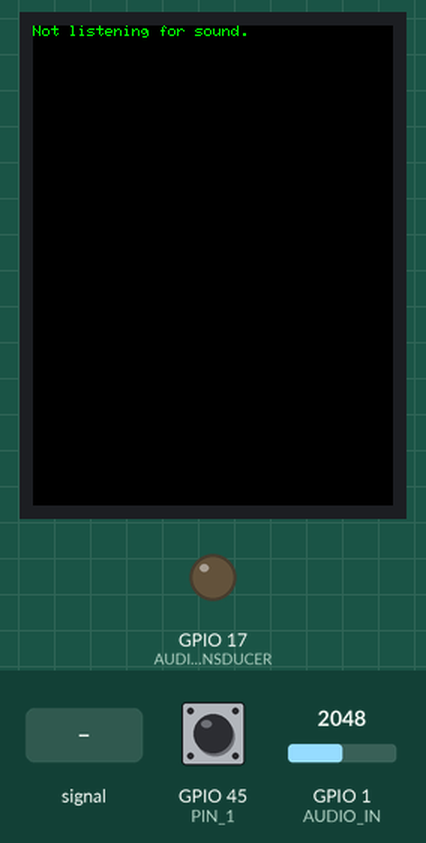
This sketch was run on a simulated ESP32. Shown: 240×320 colour display, output pins drawn as LEDs (lit = HIGH). The test bench sets the inputs (shaded band); at power-on: GPIO 45 (PIN_1) HIGH, GPIO 1 (AUDIO_IN) = 2048 (analog values on the 0–4095 scale). WiFi joins after 1.5 s; servers stay silent unless stated; uploads are accepted with an empty reply; what the sketch prints to the serial monitor is not drawn.

Above: at 5.5 s.
5.6 s: GPIO 45 (PIN_1) pulled LOW for 0.15 s
At 6.9 s:
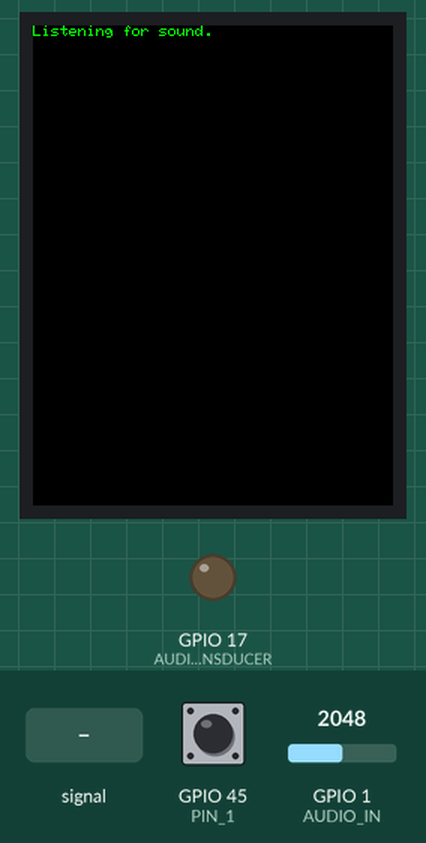
8.7 s: GPIO 1 (AUDIO_IN) fed a 200 Hz sine of ±1023 counts around its level
11.7 s: GPIO 45 (PIN_1) pulled LOW for 3.2 s
At 15.2 s:
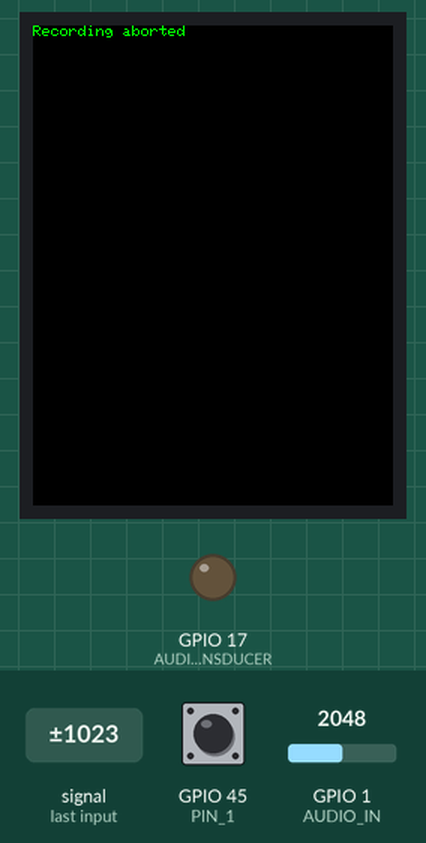
17.0 s: GPIO 1 (AUDIO_IN) set to 2866
At 19.1 s:
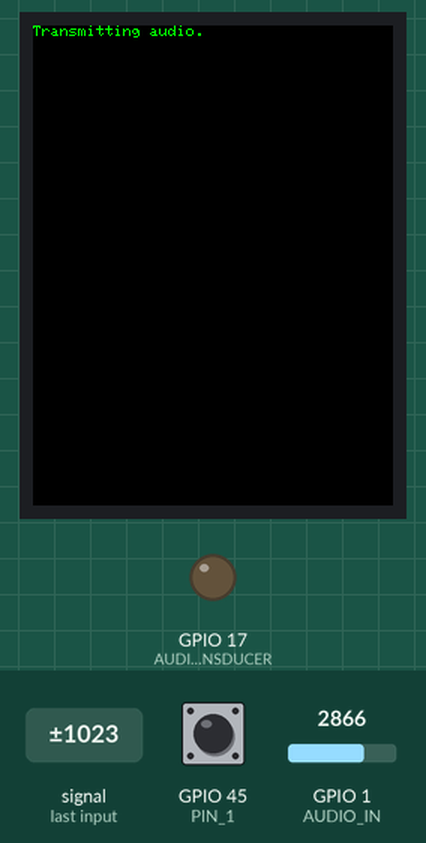
Timing chart, 0 to 20.5 s (numbered marks = the images above; inputs shaded):
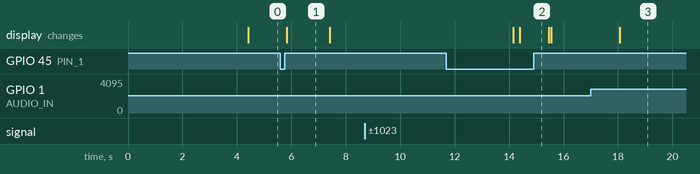

The sketch:

chassis_audio.ino
```cpp
#include <SPI.h>
#include <TFT_eSPI.h>
#include <WiFiClientSecure.h>
//WiFiClientSecure is a big library. It can take a bit of time to do that first compile

TFT_eSPI tft = TFT_eSPI();

// const int DELAY = 1000;
const int SAMPLE_FREQ = 8000;                          // Hz, telephone sample rate
const int SAMPLE_DURATION = 5;       //WAS ORIGINALLY 5                 // duration of fixed sampling (seconds)
const int NUM_SAMPLES = SAMPLE_FREQ * SAMPLE_DURATION;  // number of samples
const int ENC_LEN = (NUM_SAMPLES + 2 - ((NUM_SAMPLES + 2) % 3)) / 3 * 4;  // Encoded length of clip

float time_between_samples = 1000000 / SAMPLE_FREQ; //micros

const uint16_t RESPONSE_TIMEOUT = 6000;
// const uint16_t OUT_BUFFER_SIZE = 1000; //size of buffer to hold HTTP response
const uint16_t OUT_BUFFER_SIZE = 50000; //size of buffer to hold HTTP response


char* response; //char array buffer to hold HTTP response
// char response[OUT_BUFFER_SIZE]; //char array buffer to hold HTTP response

/* CONSTANTS */
//Prefix to POST request:
const char PREFIX[] = "{\"encoding\": \"";
const char SUFFIX[] = "\"}"; //suffix to POST request
const int AUDIO_IN = 1; //pin where microphone is connected

const uint8_t PIN_1 = 45; //button to toggle listening mode

/* Global variables*/
uint32_t time_since_sample;      // used for microsecond timing

// const char audio_file[100] = {111,234,2,}
// char* speech_data;
char speech_data[ENC_LEN + 200] = {0}; //global used for collecting speech data
const char* NETWORK     = "EECS_Labs";     // your network SSID (name of wifi network)
// const char* NETWORK     = "MIT";     // your network SSID (name of wifi network)
const char* PASSWORD = ""; // your network password
// const char*  SERVER = "speech.google.com";  // Server URL
const char*  SERVER = "608dev-2.net";  // Server URL

// WiFiClientSecure client; //global WiFiClient Secure object
WiFiClient client; //global WiFiClient Secure object

bool listening = false;

bool blackout = true;

enum press {DOWN, UP};
press state_45 = UP;

bool quit = false;

const uint8_t BUTTON_45 = 45;

int old = 0;
int older = 0;

bool loud = false;

uint32_t timer = millis();
uint32_t loud_timer = millis();
uint32_t check_timer = millis();

int threshold = 3000;

// uint8_t AUDIO_TRANSDUCER = 18; //DAC speaker
uint8_t AUDIO_TRANSDUCER = 17; //DAC speaker
// uint8_t AUDIO_TRANSDUCER = 37; //speaker
// uint8_t AUDIO_TRANSDUCER = 14; //buzzer
uint8_t AUDIO_PWM = 1;

void setup() {
  Serial.begin(115200);               // Set up serial port
  tft.init();  //init screen
  tft.setRotation(2); //adjust rotation
  tft.setTextSize(1); //default font size
  tft.fillScreen(TFT_BLACK); //fill background
  tft.setTextColor(TFT_GREEN, TFT_BLACK); //set color of font to green foreground, black background
  analogReadResolution(12);       // initialize the analog resolution

  delay(100); //wait a bit (100 ms)
  pinMode(PIN_1, INPUT_PULLUP);

  WiFi.begin(NETWORK, PASSWORD); //attempt to connect to wifi
  uint8_t count = 0; //count used for Wifi check times
  Serial.print("Attempting to connect to ");
  Serial.println(NETWORK);
  while (WiFi.status() != WL_CONNECTED && count < 12) {
    delay(500);
    Serial.print(".");
    count++;
  }
  delay(2000);
  if (WiFi.isConnected()) { //if we connected then print our IP, Mac, and SSID we're on
    Serial.println("CONNECTED!");
    Serial.printf("%d:%d:%d:%d (%s) (%s)\n", WiFi.localIP()[3], WiFi.localIP()[2],
                  WiFi.localIP()[1], WiFi.localIP()[0],
                  WiFi.macAddress().c_str() , WiFi.SSID().c_str());
    delay(500);
  } else { //if we failed to connect just Try again.
    Serial.println("Failed to Connect :/  Going to restart");
    Serial.println(WiFi.status());
    ESP.restart(); // restart the ESP (proper way)
  }

  check_timer = millis();


  pinMode(AUDIO_TRANSDUCER, OUTPUT);
   //set up AUDIO_PWM which we will control in this lab for music:
  ledcSetup(AUDIO_PWM, 200, 12);//12 bits of PWM precision
  ledcWrite(AUDIO_PWM, 0); //0 is a 0% duty cycle for the NFET
  ledcAttachPin(AUDIO_TRANSDUCER, AUDIO_PWM);

  response = (char*)ps_malloc(200000); //FREE IS NEVER CALLED?!!???!!
  // speech_data = (char*)ps_malloc(ENC_LEN + 200); //FREE IS NEVER CALLED?!!???!!
  // speech_data = {0};

  Serial.println("PSRAM");
  Serial.print("Heap Size: ");
  Serial.println(ESP.getHeapSize());
  Serial.print("Free Heap: ");
  Serial.println(ESP.getFreeHeap());
  Serial.print("PSRAM Size: ");
  Serial.println(ESP.getPsramSize());
  Serial.print("Free PSRAM: ");
  Serial.println(ESP.getFreePsram());
}

//main body of code
void loop() {
    if (millis() - check_timer > 3000) {
        tft.fillScreen(TFT_BLACK);
        tft.setCursor(0,0,1);
        tft.println("Checking for new controller audio..."); //UNCOMMENT LATER
        // tft.println("Checking for new rover audio...");
        blackout = true;

        Serial.print("\nStarting connection to server...");
        delay(300);
        bool conn = false;
        for (int i = 0; i < 10; i++) {
            int val = (int)client.connect(SERVER, 80);
            Serial.print(i); Serial.print(": "); Serial.println(val);
            if (val != 0) {
                conn = true;
                break;
            }
            Serial.print(".");
            delay(300);
        }
        if (!conn) {
            Serial.println("Connection failed!");
            return;
        } else {
            Serial.println("Connected to server!");
            Serial.println(client.connected());

            client.print("POST /sandbox/sc/team24/GROVER/server/audio/from_controller.py?new"); client.print(" HTTP/1.1\r\n"); //UNOMMMENT LATER
            // client.print("POST /sandbox/sc/team24/GROVER/server/audio/from_rover.py?new"); client.print(" HTTP/1.1\r\n");
            client.print("Host: 608dev-2.net\r\n");
            client.print("Content-Type: application/json\r\n");
            client.print("Content-Length: "); client.print(2);
            client.print("\r\n\r\n");
            client.print("{}");
            client.print("\r\n");
            //Serial.print("\r\n\r\n");
            Serial.println("Through send...");


            // start comment block for speed


            unsigned long count = millis();
            while (client.connected()) {
                Serial.println("IN!");
                String line = client.readStringUntil('\n');
                Serial.print(line);
                if (line == "\r") { //got header of response
                    Serial.println("headers received");
                    break;
                }
            if (millis() - count > RESPONSE_TIMEOUT) break;
            }
            Serial.println("");
            Serial.println("Response...");
            count = millis();
            while (!client.available()) {
                delay(100);
                Serial.print(".");
                if (millis() - count > RESPONSE_TIMEOUT) break;
            }
            Serial.println();
            Serial.println("-----------");
            memset(response, 0, sizeof(response));


            //end comment block


            while (client.available()) {
                char_append(response, client.read(), OUT_BUFFER_SIZE);
            }
            Serial.println(response); //comment this out if needed for debugging
            char* trans_id = strstr(response, "transcript");
            if (trans_id != NULL) {
                char* foll_coll = strstr(trans_id, ":");
                char* starto = foll_coll + 2; //starting index
                char* endo = strstr(starto + 1, "\""); //ending index
                int transcript_len = endo - starto + 1;
                char transcript[100] = {0};
                strncat(transcript, starto, transcript_len);
                Serial.println(transcript);
            }
            Serial.println("-----------");
            Serial.println();
            client.stop();
            Serial.println("done");
        }

        if (response[0] != '!') {
            tft.fillScreen(TFT_BLACK);
            tft.setCursor(0,0,1);
            tft.println("New audio from controller!");

            int rl = strlen(response);
            // Serial.println("decoded:");
            // Serial.println(response);
            base64_decode(response, response, rl);

            uint32_t now = millis();
            for (int i = 0; i < rl * 3 / 4; i++) {
                dacWrite(AUDIO_TRANSDUCER, response[i]);
                while (micros() - now < time_between_samples);
                now = micros();
            }
            dacWrite(AUDIO_TRANSDUCER, 0);

            //reset audio after playing sound
            old = 0;
            older = 0;

            while (micros() - now < 1000000);
        }
        check_timer = millis();
    }

    int input_45 = digitalRead(BUTTON_45);
    switch(state_45) { //toggle listen
        case UP:
            if (! input_45) { //pressed
                state_45 = DOWN;
            }
            break;
        case DOWN:
            if (input_45) { //released
                state_45 = UP;
                listening = !(listening);
                blackout = true;
            }
            break;
    }

    if (! listening) {
        if (blackout) {
            tft.fillScreen(TFT_BLACK);
            tft.setCursor(0,0,1);
            tft.println("Not listening for sound.");
            blackout = false;
        }
    }
    else {
        if (blackout) {
            tft.fillScreen(TFT_BLACK);
            tft.setCursor(0,0,1);
            tft.println("Listening for sound.");
            blackout = false;
        }
        int value = analogRead(AUDIO_IN);
        int avg = (value + old + older) / 3;
        older = old;
        old = value;

        if (value > threshold) {
            // Serial.println("avg:");
            // Serial.println(avg);
            // Serial.println("value:");
            // Serial.println(value);

            old = 0;
            older = 0;
            blackout = true;
            tft.fillScreen(TFT_BLACK);
            tft.setCursor(0,0,1);
            tft.println("Recording Sound");

            Serial.println("recording...");
            record_audio();
            if (quit) {
                quit = false;
                listening = false;
                blackout = true;
                tft.fillScreen(TFT_BLACK);
                tft.setCursor(0,0,1);
                tft.println("Recording aborted");
                Serial.println("Recording aborted.");
                uint32_t now = millis();
                while (millis() - now < 1000); //wait for a second after aborting
                return;
            }

            Serial.print("\nStarting connection to server...");
            delay(300);
            bool conn = false;
            for (int i = 0; i < 10; i++) {
                int val = (int)client.connect(SERVER, 80);
                Serial.print(i); Serial.print(": "); Serial.println(val);
                if (val != 0) {
                    conn = true;
                    break;
                }
                Serial.print(".");
                delay(300);
            }
            if (!conn) {
                Serial.println("Connection failed!");
                return;
            } else {
                Serial.println("Connected to server!");
                Serial.println(client.connected());

                int len = strlen(speech_data);

                client.print("POST /sandbox/sc/team24/GROVER/server/audio/from_rover.py"); client.print(" HTTP/1.1\r\n");
                client.print("Host: 608dev-2.net\r\n");
                client.print("Content-Type: application/json\r\n");
                client.print("Content-Length: "); client.print(len);
                client.print("\r\n\r\n");

                int ind = 0;
                int jump_size = 1000;
                char temp_holder[jump_size + 10] = {0};
                Serial.println("sending data");
                while (ind < len) {
                    delay(80);//experiment with this number!
                    //if (ind + jump_size < len) client.print(speech_data.substring(ind, ind + jump_size));
                    strncat(temp_holder, speech_data + ind, jump_size);
                    client.print(temp_holder);
                    ind += jump_size;
                    memset(temp_holder, 0, sizeof(temp_holder));
                }
                client.print("\r\n");
                //Serial.print("\r\n\r\n");
                Serial.println("Through send...");
                unsigned long count = millis();

                //start comment block for speed
                while (client.connected()) {
                    Serial.println("IN!");
                    String line = client.readStringUntil('\n');
                    Serial.print(line);
                    if (line == "\r") { //got header of response
                        Serial.println("headers received");
                        break;
                    }
                if (millis() - count > RESPONSE_TIMEOUT) break;
                }
                Serial.println("");
                Serial.println("Response...");
                count = millis();
                while (!client.available()) {
                    delay(100);
                    Serial.print(".");
                    if (millis() - count > RESPONSE_TIMEOUT) break;
                }
                Serial.println();
                Serial.println("-----------");
                memset(response, 0, sizeof(response));
                while (client.available()) {
                    char_append(response, client.read(), OUT_BUFFER_SIZE);
                }
                Serial.println(response); //comment this out if needed for debugging
                char* trans_id = strstr(response, "transcript");
                if (trans_id != NULL) {
                    char* foll_coll = strstr(trans_id, ":");
                    char* starto = foll_coll + 2; //starting index
                    char* endo = strstr(starto + 1, "\""); //ending index
                    int transcript_len = endo - starto + 1;
                    char transcript[100] = {0};
                    strncat(transcript, starto, transcript_len);
                    Serial.println(transcript);
                }
                Serial.println("-----------");
                client.stop();
                Serial.println("done");

                //end comment block
            }
        }
    }
}

//function used to record audio at sample rate for a fixed number of samples
void record_audio() {
  quit = false;
  int sample_num = 0;    // counter for samples
  int enc_index = strlen(PREFIX) - 1;  // index counter for encoded samples
  int value = 0;
  char raw_samples[3];   // 8-bit raw sample data array
  memset(speech_data, 0, sizeof(speech_data));
  sprintf(speech_data, "%s", PREFIX);
  char holder[5] = {0};

  uint32_t text_index = enc_index;
  uint32_t start = millis();
  time_since_sample = micros();
  loud_timer = millis();
  while (millis() - loud_timer < 1000 && sample_num < NUM_SAMPLES) { //read in NUM_SAMPLES worth of audio data
    if (!digitalRead(BUTTON_45)) { //quits recording if listening mode is toggled mid audio
        quit = true;
        listening = false;

        break;
    }
    value = analogRead(AUDIO_IN);  //make measurement

    if (value > threshold) {
        loud_timer = millis();
    }
    int8_t mulaw = mulaw_encode(value - 1800);

    raw_samples[sample_num % 3] = mulaw; //remove 1.5ishV offset (from 12 bit reading)
    sample_num++;
    if (sample_num % 3 == 0) {
      base64_encode(holder, raw_samples, 3);
      strncat(speech_data + text_index, holder, 4);
      text_index += 4;
    }

    while (micros() - time_since_sample <= time_between_samples); //wait...
    time_since_sample = micros();
  }
  tft.fillScreen(TFT_BLACK);
  tft.setCursor(0,0,1);
  tft.println("Transmitting audio.");

  if (sample_num == NUM_SAMPLES) {
      Serial.println("Max length recording reached.");
  }

//   Serial.println(millis() - start);
  sprintf(speech_data + strlen(speech_data), "%s", SUFFIX);
  Serial.println("out");
  Serial.println(speech_data);
}


int8_t mulaw_encode(int16_t sample) {
  const uint16_t MULAW_MAX = 0x1FFF;
  const uint16_t MULAW_BIAS = 33;
  uint16_t mask = 0x1000;
  uint8_t sign = 0;
  uint8_t position = 12;
  uint8_t lsb = 0;
  if (sample < 0)
  {
    sample = -sample;
    sign = 0x80;
  }
  sample += MULAW_BIAS;
  if (sample > MULAW_MAX)
  {
    sample = MULAW_MAX;
  }
  for (; ((sample & mask) != mask && position >= 5); mask >>= 1, position--)
      ;
  lsb = (sample >> (position - 4)) & 0x0f;
  return (~(sign | ((position - 5) << 4) | lsb));
}
```

Source omitted: base64.ino (2863 bytes)

Measured:
- after the input at 5.6 s, the display: changes after 0.23 s (image 1)
- after the input at 8.7 s, every drawn part: stays the same
- after the input at 17.0 s, the display: changes after 1.1 s (image 3)
- what the display in image 1 shows lasts 1.6 s, from 5.8 s to 7.4 s
